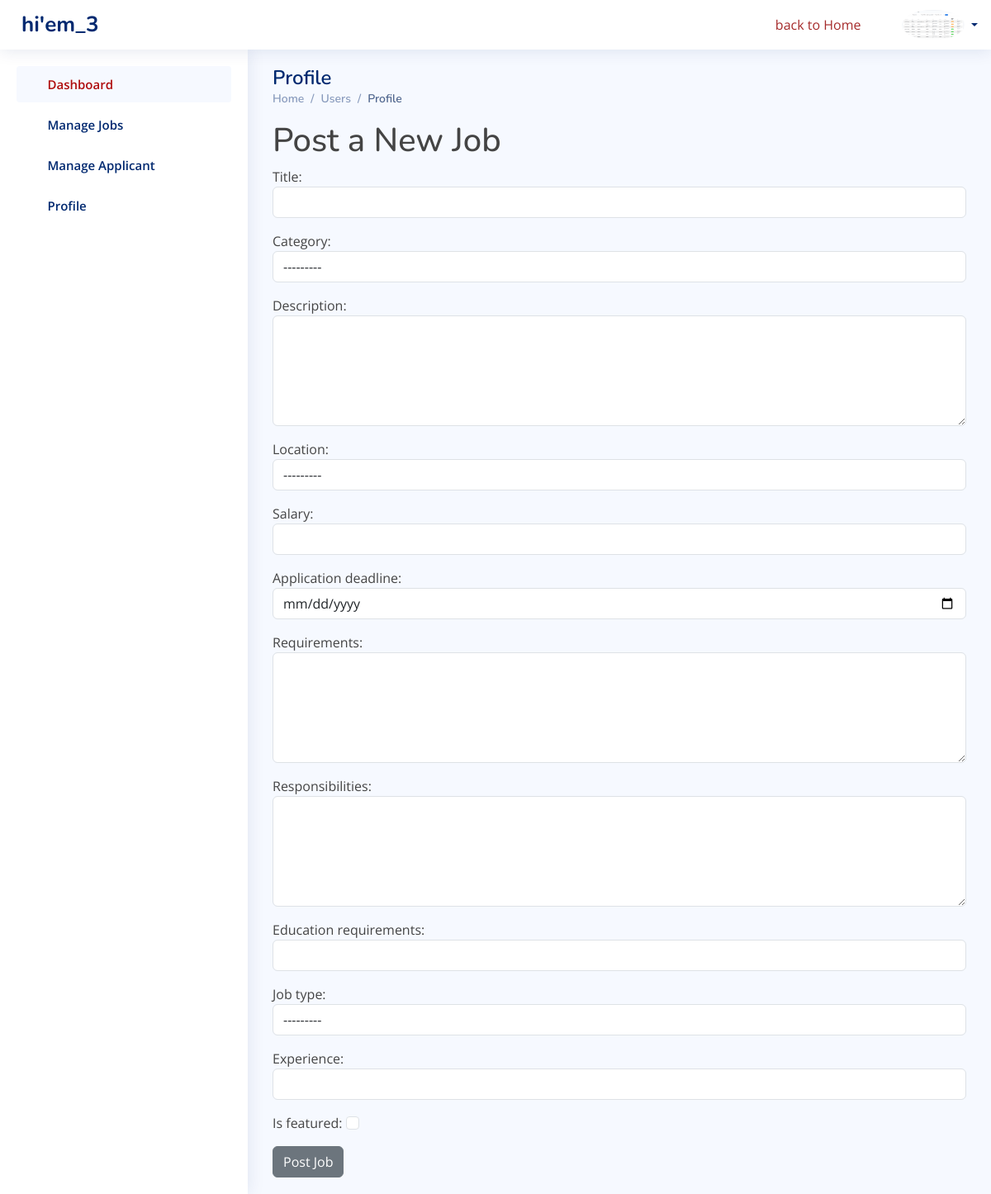
The app's page /users/post_job/ (signed in) with its own data.
### users/models.py (models this page shows)
class User(AbstractUser):
    is_custom_admin= models.BooleanField(default=False)
    is_employer = models.BooleanField(default=False)
    is_employee = models.BooleanField(default=False)

### jobs/models.py (models this page shows)
class ProfilePic(models.Model):
    user = models.OneToOneField(get_user_model(), null=True, on_delete=models.CASCADE)
    profile_pic = models.ImageField(upload_to='images/profile/', blank=True, null=True)

### jobs/views.py (the view, shortened to what this page needs)
# urls.py: path('users/post_job/', JobPostView.as_view(), name='post_job'),
class JobPostView(LoginRequiredMixin,FormView):
    template_name = 'users/job_post_form.html'
    form_class = JobPostForm
    def get_context_data(self, **kwargs):
        context = super().get_context_data(**kwargs)
        return context

### jobs/models.py (called while the page is built)
    def __str__(self):
        return self.name

### users/templates/users/job_post_form.html (shortened to what this page needs)
{% extends "users/base.html"%}
{% load static%}
{% block content %}
<main id="main" class="main">
    <div class="pagetitle">
      <h1>Profile</h1>
      <nav>
        <ol class="breadcrumb">
          <li class="breadcrumb-item"><a href="index.html">Home</a></li>
          <li class="breadcrumb-item">Users</li>
          <li class="breadcrumb-item active">Profile</li>
        </ol>
      </nav>
    </div>
<h1>Post a New Job</h1>
<form method="post" enctype="multipart/form-data">
    {{ form.as_p }}
    <button type="submit" class="btn btn-secondary" >Post Job</button>
</form>
</main>
{%endblock%}

### users/templates/users/base.html (shortened to what this page needs)
<!DOCTYPE html>
<html lang="en">
<head>
  {% load static %}
  {% load static %}
  {% load static %}
  <link rel="stylesheet" href="https://cdnjs.cloudflare.com/ajax/libs/font-awesome/5.15.3/css/all.min.css" />
  <link href="{% static 'users/assets/vendor/bootstrap/css/bootstrap.min.css' %}" rel="stylesheet">
  <link href="{% static 'users/assets/vendor/bootstrap-icons/bootstrap-icons.css'%}" rel="stylesheet">
  <link href="{% static 'users/assets/vendor/boxicons/css/boxicons.min.css'%}" rel="stylesheet">
  <link href="{% static 'users/assets/vendor/quill/quill.snow.css'%}" rel="stylesheet">
  <link href="{% static 'users/assets/vendor/quill/quill.bubble.css'%}" rel="stylesheet">
  <link href="{% static 'users/assets/vendor/remixicon/remixicon.css'%}" rel="stylesheet">
  <link href="{% static 'users/assets/vendor/simple-datatables/style.css'%}" rel="stylesheet">
  <link href="{% static 'users/assets/css/style.css'%}" rel="stylesheet">
</head>
<body>
  <header id="header" class="header fixed-top d-flex align-items-center">
    <div class="d-flex align-items-center justify-content-between">
      <a href="index.html" class="logo d-flex align-items-center">
        <span class="d-none d-lg-block">hi'{{user.username}}</span>
      </a>
      <i class="bi bi-list toggle-sidebar-btn"></i>
    </div>
    <nav class="header-nav ms-auto">
      <ul class="d-flex align-items-center">
        <a href="{%url 'home'%}" style="padding-right: 50px; color: brown;"> <i class="bi bi-back" style="padding-right: 5px;"></i>back to Home </a>
        <li class="nav-item dropdown pe-3">
          <a class="nav-link nav-profile d-flex align-items-center pe-0" href="#" data-bs-toggle="dropdown">
            {% if user.profilepic.profile_pic %}
            <img src="{{ user.profilepic.profile_pic.url }}" alt="{{ profile.user.username }} Profile" class="rounded-circle">
            {% else %}
                <p>No profile picture available</p>
            {% endif %}
            <span class="d-none d-md-block dropdown-toggle ps-2">{{user.usernam}}</span>
          </a>
        </li>
      </ul>
    </nav>
  </header>
  <aside id="sidebar" class="sidebar">
    <ul class="sidebar-nav" id="sidebar-nav">
      {%if user.is_employer%}
      <li class="nav-item">
        <a class="nav-link " href="{%url 'employer'%}">
          <i class="bi bi-grid"></i>
          <span style="color: rgb(175, 13, 13);">Dashboard</span>
        </a>
      </li>
      {%endif%}
      {% if user.is_employer %}
      <li class="nav-item">
        <a class="nav-link collapsed" data-bs-target="#forms-nav" data-bs-toggle="collapse" href="#">
          <i class="bi bi-journal-text"></i><span>Manage Jobs</span><i class="bi bi-chevron-down ms-auto"></i>
        </a>
      </li>
      {%endif%}
      {% if user.is_employer %}
      <li class="nav-item">
        <a class="nav-link collapsed" data-bs-target="#charts-nav" data-bs-toggle="collapse" href="#">
          <i class="bi bi-bar-chart"></i><span>Manage Applicant</span><i class="bi bi-chevron-down ms-auto"></i>
        </a>
      </li>
      {%endif%}
      {% if user.is_employer %}
      <li class="nav-item">
        <a class="nav-link collapsed" data-bs-target="#tables-nav" data-bs-toggle="collapse" href="#">
          <i class="bi bi-layout-text-window-reverse"></i><span>Profile</span><i class="bi bi-chevron-down ms-auto"></i>
        </a>
      </li>
      {%endif%}
  </aside>
{%block content%}
{%endblock%}
</body>
</html>

### jobs/static/users/assets/css/style.css (style rules this page uses)
:root { scroll-behavior: smooth; }
body { font-family: "Open Sans", sans-serif; background: #f6f9ff; color: #444444; }
a { color: #4154f1; text-decoration: none; }
h1, h2, h3, h4, h5, h6 { font-family: "Nunito", sans-serif; }
#main { margin-top: 60px; padding: 20px 30px; transition: all 0.3s; }
.pagetitle { margin-bottom: 10px; }
.pagetitle h1 { font-size: 24px; margin-bottom: 0; font-weight: 600; color: #012970; }
.breadcrumb { font-size: 14px; font-family: "Nunito", sans-serif; color: #899bbd; font-weight: 600; }
.breadcrumb a { color: #899bbd; transition: 0.3s; }
.breadcrumb .breadcrumb-item::before { color: #899bbd; }
.breadcrumb .active { color: #51678f; font-weight: 600; }
.logo { line-height: 1; }
@media (min-width: 1200px) { .logo { width: 280px; } }
.logo span { font-size: 26px; font-weight: 700; color: #012970; font-family: "Nunito", sans-serif; }
.header { transition: all 0.5s; z-index: 997; height: 60px; box-shadow: 0px 2px 20px rgba(1, 41, 112, 0.1); background-color: #fff; padding-left: 20px; }
.header .toggle-sidebar-btn { font-size: 32px; padding-left: 10px; cursor: pointer; color: #012970; }
.header-nav ul { list-style: none; }
.header-nav>ul { margin: 0; padding: 0; }
.header-nav .nav-profile { color: #012970; }
.header-nav .nav-profile img { max-height: 36px; }
.header-nav .nav-profile span { font-size: 14px; font-weight: 600; }
.sidebar { position: fixed; top: 60px; left: 0; bottom: 0; width: 300px; z-index: 996; transition: all 0.3s; padding: 20px; overflow-y: auto; scrollbar-width: thin; scrollbar-color: #aab7cf transparent; box-shadow: 0px 0px 20px rgba(1, 41, 112, 0.1); background-color: #fff; }
@media (min-width: 1200px) { #main, #footer { margin-left: 300px; } }
.sidebar-nav { padding: 0; margin: 0; list-style: none; }
.sidebar-nav li { padding: 0; margin: 0; list-style: none; }
.sidebar-nav .nav-item { margin-bottom: 5px; }
.sidebar-nav .nav-link { display: flex; align-items: center; font-size: 15px; font-weight: 600; color: #4154f1; transition: 0.3; background: #f6f9ff; padding: 10px 15px; border-radius: 4px; }
.sidebar-nav .nav-link i { font-size: 16px; margin-right: 10px; color: #4154f1; }
.sidebar-nav .nav-link.collapsed { color: #012970; background: #fff; }
.sidebar-nav .nav-link.collapsed i { color: #899bbd; }
.sidebar-nav .nav-link .bi-chevron-down { margin-right: 0; transition: transform 0.2s ease-in-out; }

### records on screen
User: username "em_3", profilepic.profile_pic (picture)
